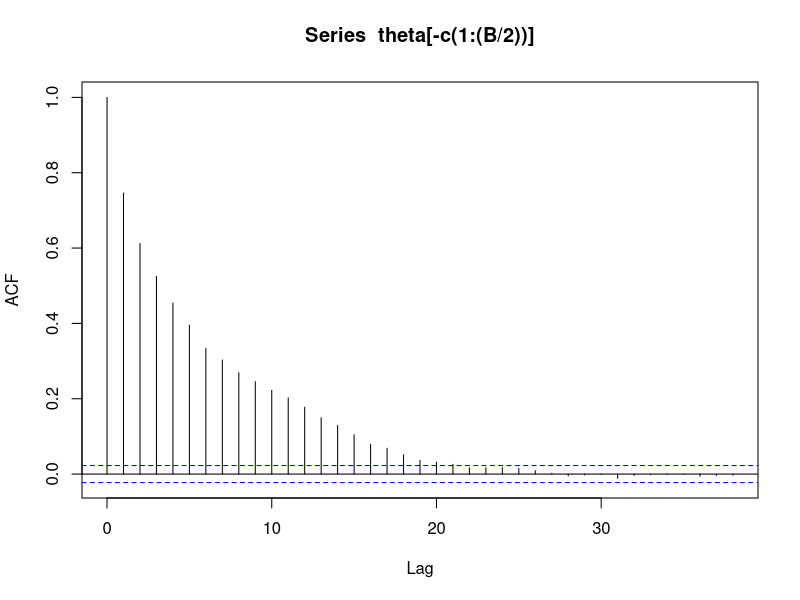
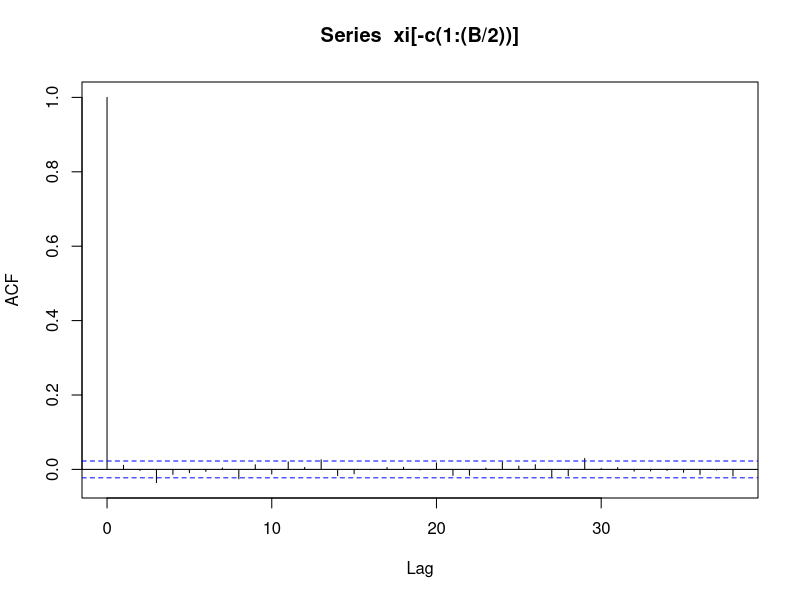
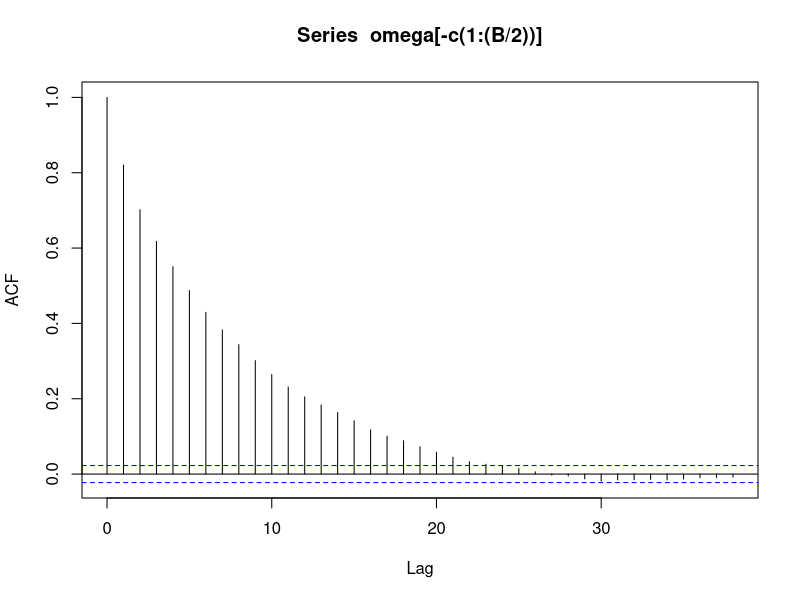
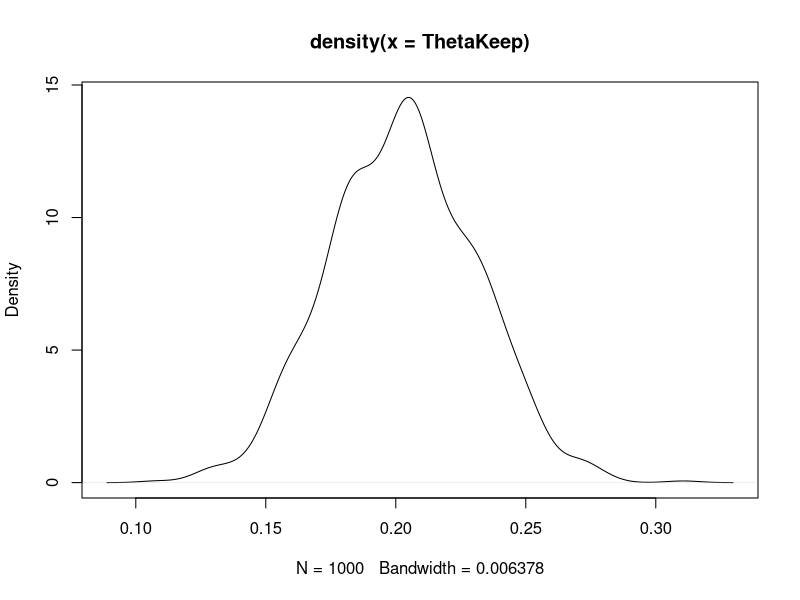
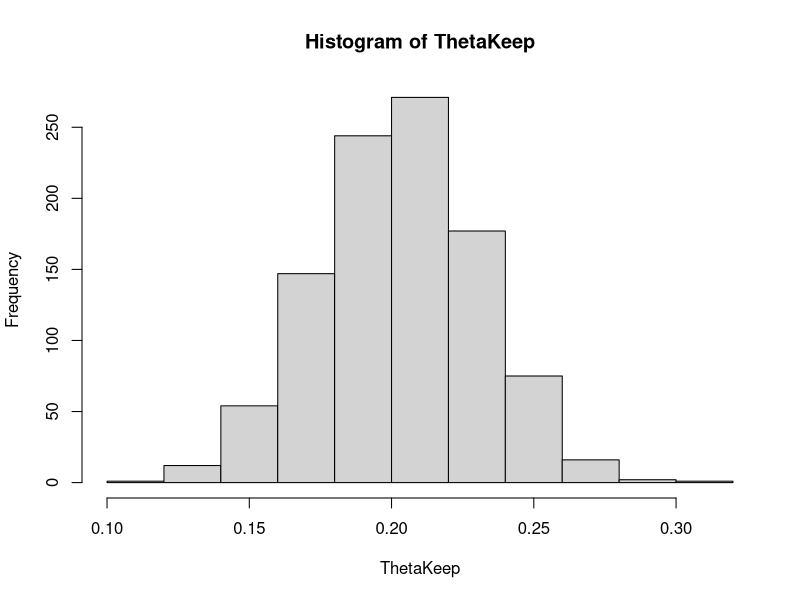
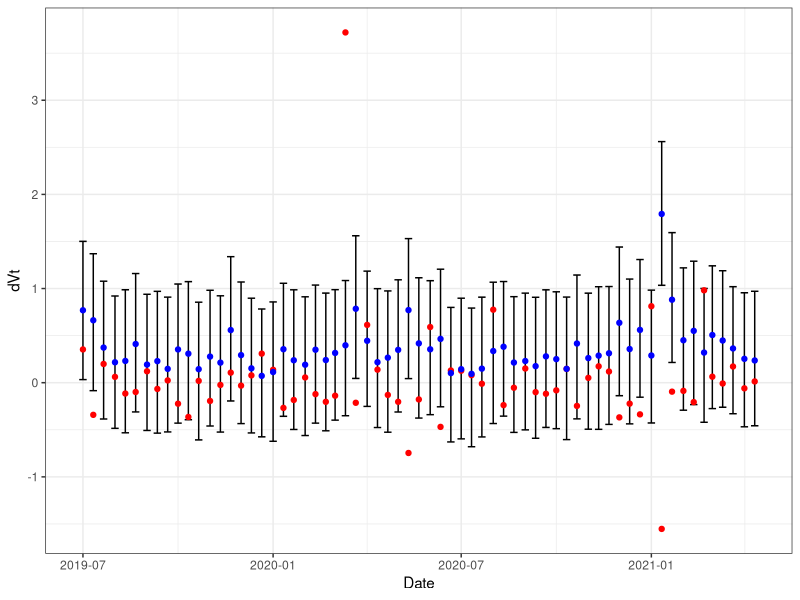

The R source for these figures, in order:
## ---- chunk 1
knitr::opts_chunk$set(echo = TRUE, message = F)
library(tidyverse)

## ---- chunk 2

btc_candles <- read_csv("btcOpenCandles.csv") %>%
  mutate(dVt = lead(AnnualizedRV) - AnnualizedRV) #%>%
  # mutate(logAnnualRV = log(AnnualizedRV),
  #        dYt = lead(logAnnualRV) - logAnnualRV)

train <- btc_candles %>%
  filter(time < as.Date("2019-07-01"))

test <- btc_candles %>%
  filter(time >= as.Date("2019-07-01"))

Vt <- train$AnnualizedRV
dVt <- train$dVt

logL_omega <- function(Omega, Theta, Xi, .dVt = dVt, .Vt = Vt){
  -1 / (2 * Xi^2) * sum(((.dVt - Theta * (Omega - .Vt))^2) / .Vt)
}
logL_theta <- function(Theta, Omega, Xi,  .dVt = dVt, .Vt = Vt){
  -1 / (2 * Xi^2) * sum(((.dVt - Theta * (Omega - .Vt))^2) / .Vt)
}

burnIn <- 5000
thin <- 10
keep <- 1000
B <- burnIn + keep * thin

omega <- vector("numeric", B)
xi <- vector("numeric", B)
theta <- vector("numeric", B)

omega[1] = mean(Vt)
xi[1] = sd(Vt)^2
theta[1] = 0.25

n <- length(Vt)

omega_accept <- 0
theta_accept <- 0
set.seed(111)
for (b in 2:B) {

  phi_alpha <- n/2
  phi_beta <- sum((dVt - theta[b-1]*(omega[b-1] - Vt))^2 / (2*Vt))

  phi <- MCMCpack::rinvgamma(1, phi_alpha, phi_beta)
  xi[b] = sqrt(phi)
  
  U <- runif(1)
  ## MH for omega
  omega_star <- rnorm(1, mean = mean(Vt), sd = 0.5*sd(Vt))
  
  r <- exp(logL_omega(omega_star, theta[b-1], xi[b-1]) - logL_omega(omega[b-1], theta[b-1], xi[b-1]))
  if(U < min(r,1)){
    omega[b] = omega_star
    if(b > burnIn){
      omega_accept <- omega_accept + 1
    }
  }else{
    omega[b] = omega[b-1]
  }
  ## MH for theta
  theta_alpha = 4
  theta_beta = 16
  theta_star <- rbeta(1, theta_alpha, theta_beta)
  
  r <- exp(logL_theta(theta_star, omega[b-1], xi[b-1]) - logL_theta(theta[b-1], omega[b-1], xi[b-1])) *
    (dbeta(theta[b-1], theta_alpha, theta_beta) / dbeta(theta_star, theta_alpha, theta_beta))
  if(U < min(r,1)){
    theta[b] = theta_star
    if(b > burnIn){
      theta_accept <- theta_accept + 1
    }
  }else{
    theta[b] = theta[b-1]
  }
  
}

## ---- chunk 3

theta_accept / B
omega_accept / B

mean(omega[-c(1:burnIn)])
mean(Vt)

mean(theta[-c(1:burnIn)])
mean(xi[-c(1:burnIn)])
sd(Vt)

acf(theta[-c(1:(B/2))])
acf(xi[-c(1:(B/2))])
acf(omega[-c(1:(B/2))])

keepIdx <- seq(burnIn+1, B, by = thin)
ThetaKeep <- theta[keepIdx]
OmegaKeep <- omega[keepIdx]
XiKeep <- xi[keepIdx]

GibbsSamplerResults1 <- data.frame(omega = OmegaKeep,
                                   theta = ThetaKeep,
                                   xi = XiKeep)
saveRDS(GibbsSamplerResults1, "GibbsSamplerHeston1.rds")

plot(density(ThetaKeep))
hist(ThetaKeep)
mean(OmegaKeep)
median(OmegaKeep)

## ---- chunk 4

HestonModel <- function(dBt, theta, omega, Vt, xi){
  return(
    theta * (Vt - omega) + xi * sqrt(Vt) * dBt
  )
 }
# ItoHestonModel <- function(dBt, theta, omega, Vt, xi){
#   return(
#    (theta * (omega - Vt) - xi^2)/Vt + xi / sqrt(Vt) * dBt
#   )
# }

simDVT <- function(Vt_i, theta, omega, xi, date, dBt = NULL, sims = 1000){
  if(is.null(dBt)) dBt <- rnorm(sims)
  
  dYt <- t(sapply(dBt, HestonModel, Vt_i, theta, omega, xi)) %>% as.data.frame() 
  dYt$Date = date
  return(dYt)
  
}


ParamsDf <- data.frame(theta = mean(ThetaKeep),
                       omega = mean(OmegaKeep),
                       xi = mean(XiKeep)) %>%
  expand_grid(test%>% select(time, AnnualizedRV)) %>%
  rename(date = time,
         Vt_i = AnnualizedRV)

testSim <- pmap_dfr(ParamsDf, simDVT)

checkResults <- testSim %>%
  pivot_longer(cols = V1:V1000, values_to = "simDVt") %>%
  select(-name) %>%
  left_join(test %>% select(Date = time, dVt, AnnualizedRV)) 

checkResults %>%
  group_by(Date) %>%
  mutate(upper = quantile(simDVt, 0.95),
         lower = quantile(simDVt, 0.05),
         pointEst = median(simDVt)) %>%
  filter(lubridate::day(Date) %in% c(1,11,21)) %>%
  select(-simDVt) %>%
  distinct() %>%
  # ggplot(aes(x = AnnualizedRV)) +
  # geom_point(aes(y = pointEst), col = "red") +
  #geom_point(aes(y = dVt), col = "blue")
  ggplot(aes(x = Date)) +
  geom_errorbar(aes(ymin = lower, ymax = upper)) +
  geom_point(aes(y = dVt), col = "red")  +
  geom_point(aes(y = pointEst), col = "blue") +
  theme_bw()
